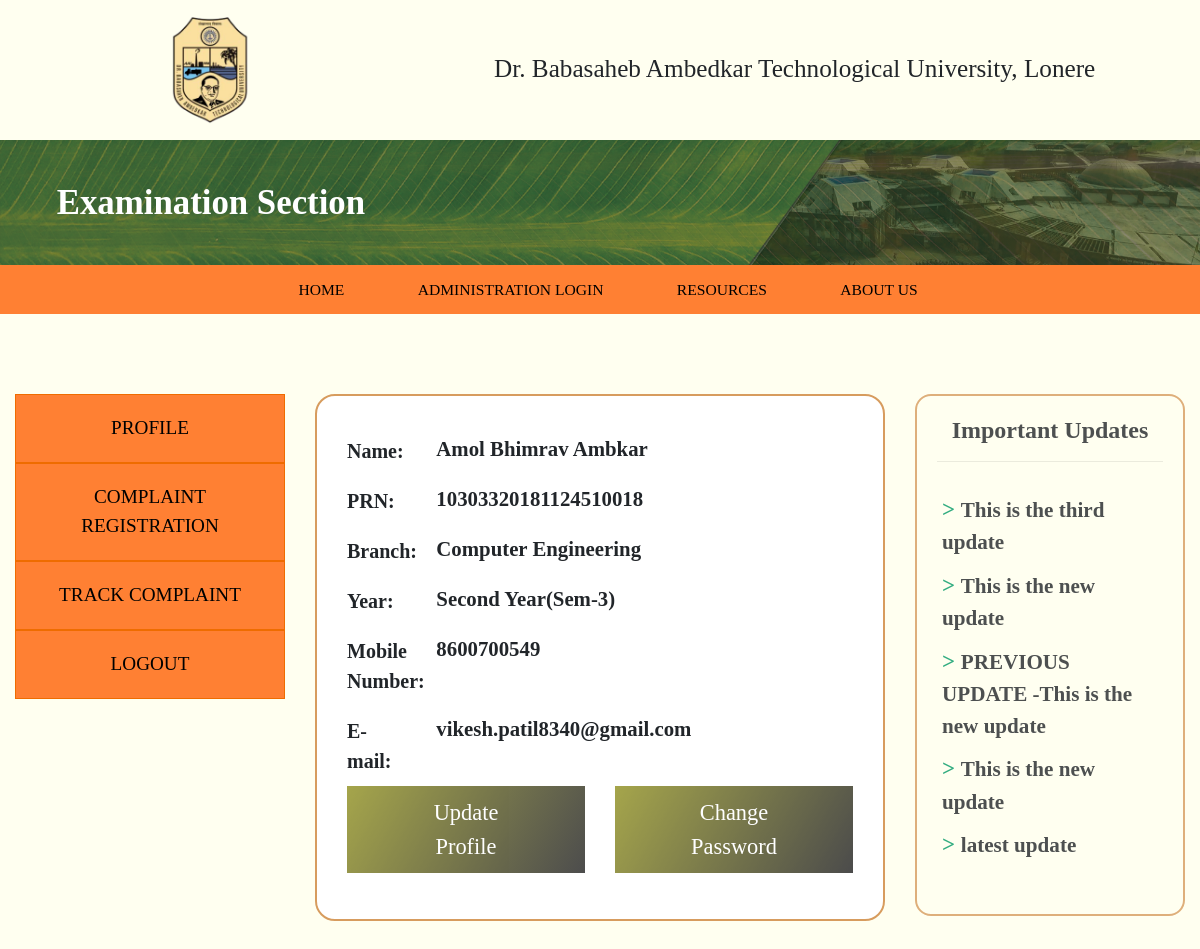
Screenshot of /profile.php (signed in) with the database file from the repository.
### tables this page shows
CREATE TABLE `student` (
  `studentid` int(11) NOT NULL,
  `firstname` varchar(255) NOT NULL,
  `middlename` varchar(255) NOT NULL,
  `lastname` varchar(255) NOT NULL,
  `prn` varchar(255) NOT NULL,
  `branch` varchar(255) NOT NULL,
  `year` varchar(100) NOT NULL,
  `number` varchar(100) NOT NULL,
  `email` varchar(255) NOT NULL,
  `password` varchar(255) NOT NULL
);

CREATE TABLE `setupdate` (
  `id` int(9) NOT NULL,
  `setupdate` varchar(500) DEFAULT NULL
);

### profile.php (the view, shortened to what this page needs)
<?php include 'header.php'; ?>
<?php
$username=$_SESSION['prn'];
$con=mysqli_connect("localhost","root");
mysqli_select_db($con,'exam_center');
$q="select * from student where prn='$username'";
$result=mysqli_query($con,$q);
$row=mysqli_fetch_array($result);
?>
<!DOCTYPE html>
<html lang="en">
<head>
</head>
<body>
    <div class="container-fluid">
        <div class="row">
           <?php include 'left_column.php'; ?>
            <div class="col-md-6">
                <div id="admin-reply">
                    <div class="form-group">
                        <div class="form-group row">
                            <label for="name" style="margin-top: none;" class="col-md-2">Name: </label>
                                <div class="col-md-10">
                                <input type="text" readonly class="form-control-plaintext" id="name" value="<?php $name = $row['firstname'].' '.$row['middlename'].' '.$row['lastname']; echo $name;?>">
                            </div>
                            <label for="prn" class="col-md-2">PRN: </label>
                            <div class="col-md-10">
                                <input type="text" readonly class="form-control-plaintext" id="prn" value="<?php echo $row['prn'];?>">
                            </div>
                            <label for="branch" class="col-md-2">Branch: </label>
                            <div class="col-md-10">
                                <input type="text" readonly class="form-control-plaintext" id="branch" value="<?php echo $row['branch'];?>">
                            </div>
                            <label for="year" class="col-md-2">Year:</label>
                            <div class="col-md-10">
                                <input type="text" readonly class="form-control-plaintext" id="year" value="<?php echo $row['year'];?>">
                            </div>
                            <label for="mobile" class="col-md-2">Mobile Number: </label>
                            <div class="col-md-10">
                                <input type="text" readonly class="form-control-plaintext" id="mobile" value="<?php echo $row['number'];?>">
                            </div>
                            <label for="email" class="col-md-2">E-mail: </label>
                            <div class="col-md-10">
                                <input type="text" readonly class="form-control-plaintext" id="email" value="<?php echo $row['email'];?>">
                            </div>
                            <div class="col-md-6">
                                <a href="UpdateProfile.php"><button class="upbtn">Update Profile</button></a>
                            </div>
                            <div class="col-md-6">
                            <a href="ChangePassword.php"><button class="upbtn">Change Password</button></a>
                            </div>
                        </div>
                    </div>
                </div>
            </div>
            <?php include 'important_updates.php'; ?>
        </div>
    </div>
<?php include 'footer.php';?>

### important_updates.php (shortened to what this page needs)
<?php
$con = mysqli_connect("localhost","root");
mysqli_select_db($con,'exam_center');
$a       = "select * from setupdate";
$result3 = mysqli_query($con,$a);
$num3    = mysqli_num_rows($result3);
?>
<div class = "col-md-3">
<div class = "updates">
        <h4>Important Updates</h4>
        <hr>
        <ul>
        <?php
            for($i=1;$i<=$num3;$i++){
            $row = mysqli_fetch_array($result3);
        ?>
        <li><span id="imp_n"> > </span><span id="up_li"><?php echo $row['setupdate'];?></span></li>
        <?php
            }
        ?>
        </ul>
    </div>
</div>

### css/style.css (style rules this page uses)
* { padding: 0; margin: 0; font-family: Montserrat; font-size: 16px; }
body { background-color: #fffff0!important; }
#admin-reply { background: white; margin-top: 30px; padding: 30px; margin-top: 80px; border: 2px solid #d79c5e; border-radius: 20px; margin-bottom: 50px; }
#admin-reply label { font-size: 20px; font-weight: 550; margin: 10px auto; }
.updates { margin-top: 80px; border-radius: 1em; display: "block"; margin-left: auto; margin-right: auto; min-height: 500px; height: auto; padding: 20px; border: 2px solid #d79c5e; margin-bottom: 50px; opacity: 0.8; }
.updates ul { padding: 5px 5px 5px 5px; text-align: left; list-style: none; }
.updates h4 { text-align: center; font-weight: 600; }
.updates li { font-size: 110%; margin: 10px auto; }
#imp_n { font-size: 130%; font-weight: 600; color: rgb(0, 153, 102); box-shadow: 1px #ef6c00; }
#up_li { font-size: 120%; font-weight: 550; }

### profile.php (style rules this page uses)
#admin-reply .upbtn { color: white; font-family: inherit; font-weight: lighter; opacity: 0.7; border: none; background: none; background:linear-gradient(120deg, #808000,black); color: white; border: none; outline: none; padding: 10px 60px; font-size: 140%; }
#admin-reply input[type="text"] { font-weight: bold; font-size: 130%; }

### rows the page displays
student: firstname+middlename+lastname "Amol Bhimrav Ambkar", prn "10303320181124510018", branch "Computer Engineering", year "Second Year(Sem-3)", number "8600700549", email "vikesh.patil8340@gmail.com"
setupdate: setupdate "This is the third update"
setupdate: setupdate "This is the new update"
setupdate: setupdate "PREVIOUS UPDATE -This is the new update"
setupdate: setupdate "This is the new update"
setupdate: setupdate "latest update"
